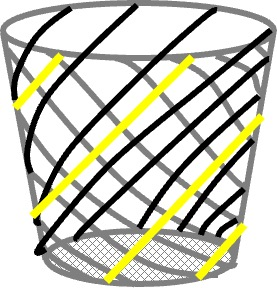
%> input picture TrashBoxImage.jpg, 277 x 288 px
$ octave --eval "result = TS_RadialPowerSpectl2d(imread('../TrashBoxImage.jpg'));"   (GNU Octave 9; MATLAB toolbox functions it lacks are replaced by stand-ins)
%> lines starting %> are read from the running program, lines starting %| are printed output that depends on the picture; in (x1, y1, x2, y2) boxes, pixels count from 0 and x2, y2 are one past the last pixel; in counts of white or black regions, pixels touching at a corner belong together; the program's own positions count from 1
### 00_BasicFunction/IsOdd.m
function A = IsOdd(Num)
% A = floor(Num/2) ~=ceil(Num/2);
A = floor(Num/2) ~=ceil(Num/2);

### 00_BasicFunction/TS_GetSameValueSort.m
function A = TS_GetSameValueSort(B)
% [4 lines of commented-out code are left out]
if isempty(B)
    A = B;
    return
end
S = sort(B(:));
D = cat(1,diff(S,[],1) > 0, true);
A = S(D);

### 20_Development/TS_RadialPowerSpectl2d.m
function [PowerFreq,HistDist,DistImage] = TS_RadialPowerSpectl2d(im,varargin)
% [PowerFreq,HistDist,DistImage] = TS_RadialPowerSpectl2d(im)
% ... = TS_RadialPowerSpectl2d(im,OverLim)
% Input :
%     im mustBe matrix, or vector...
%     OverLim mean ...  DistImage > OverLim --> round (Default is 0)
% Output :
%     PowerFreq is Powere Spectram summated from DistImage(1x N size vector)
%     HistDist is PowerFreq's Dist(=Frequency)
%     DistImage is Based on Caluicualte PowerFreq.
%
% Edit, 30th,June,2019, by Sugashi

narginchk(1,2)
if nargin >1
    OverLim = varargin{1};
else
    OverLim = 0;
end

siz = size(im);
%> siz = [288 277 3]
OddTF = IsOdd(siz);
%> OddTF = [false true true]
if OddTF(1) == 0
    im = padarray(im,[1 0],0,'post');
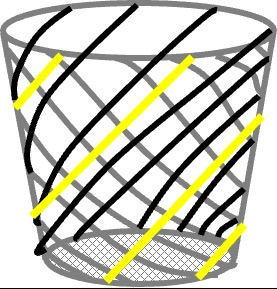
%> im: size 289x277x3 uint8; mean R, G, B 199.7, 199.7, 184.8
end

if OddTF(2) == 0
    im = padarray(im,[0 1],0,'post');
end

m = 2^nextpow2(size(im,1));
%> m = 512
n = 2^nextpow2(size(im,2));
%> n = 512
X = fft2(im,m,n);

Power1 = abs( fftshift(X) );
Power2 = Power1(1:m/2+1,n/2+1:end);

bw = false(size(Power2));
bw(end,1) = true;
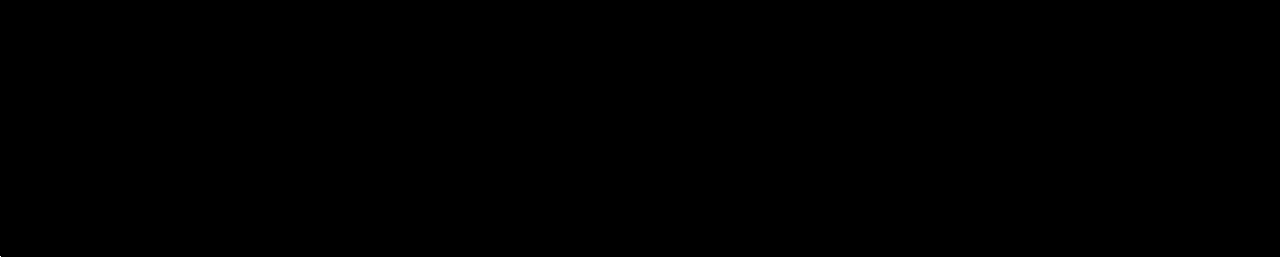
%> bw: size 257x1280 logical; 0% white in thin lines or dots, all inside (x1, y1, x2, y2) = (0, 256, 1, 257)
DistImage = bwdist(bw);
DistImage(DistImage>OverLim) = round(DistImage(DistImage>OverLim));
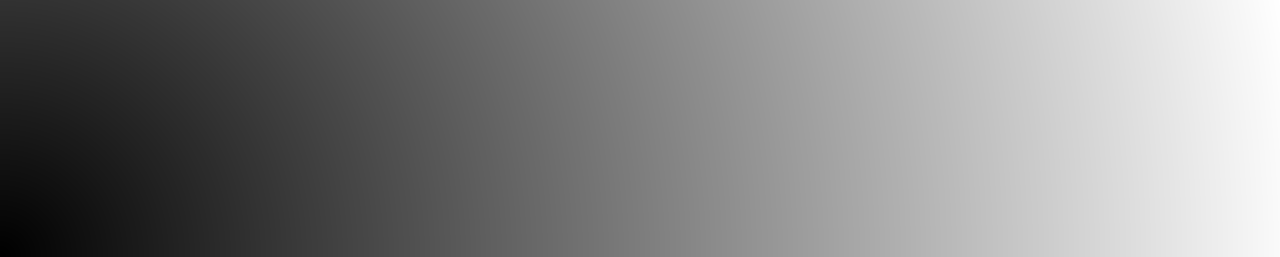
%> DistImage: size 257x1280 single; min 0, max 1304, mean 666.4; drawn with min black and max white
HistDist = TS_GetSameValueSort(DistImage);
%> HistDist = 1305 values from 0 to 1304
PowerFreq = zeros(1,length(HistDist));
for n = 1:length(HistDist)
    Ind = DistImage == HistDist(n);
    PowerFreq(n) = sum(Power2(Ind));
end
%> after the loop, PowerFreq = 1305 values, max 46562852.7 at index 1025, min 196050.8 at index 1302, mean 2471666.8
%> `result = TS_RadialPowerSpectl2d(imread('../TrashBoxImage.jpg'));`: result has the same summary as PowerFreq in TS_RadialPowerSpectl2d
